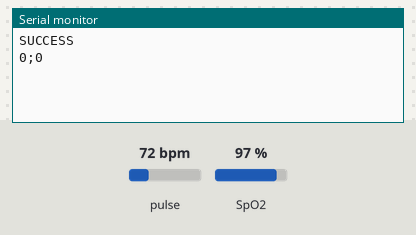
A sketch run on a simulated Arduino Uno, built with avr-gcc and run on an emulated ATmega328P. On the bench: the last lines printed to the serial monitor. The test bench sets the inputs (shaded band); at power-on: pulse 72 bpm, SpO2 97 %.

Above: at 1.2 s.
1.3 s: pulse set to 42 bpm
At 2.5 s:
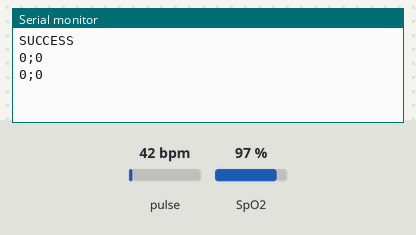
2.8 s: SpO2 set to 80 %
At 3.7 s:
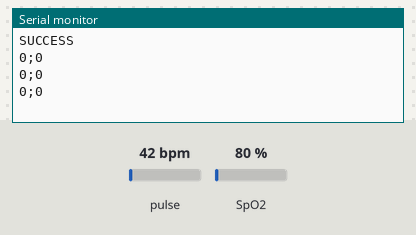
4.3 s: pulse set to 70 bpm
At 5.9 s:
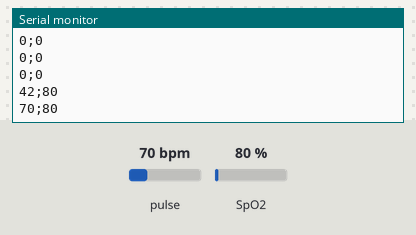
Timing chart, 0 to 7.4 s (numbered marks = the images above; inputs shaded):
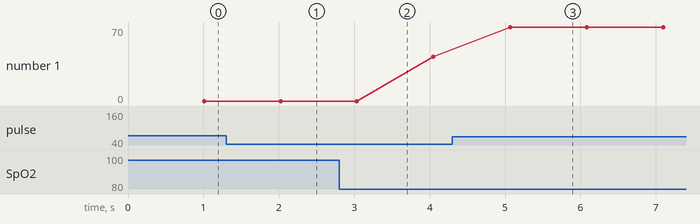

Measured:
- after the input at 4.3 s, the serial monitor: prints a new line after 0.77 s (image 3)
- plotted number 1: 42 → 70 after the input at 4.3 s

The sketch:

uno.ino
```cpp
#include <SoftwareSerial.h> //Khai báo thư viện giao tiếp UART mềm(ảo) thông qua các chân GPIO
#include <Wire.h> //Khai báo thư viện giao tiếp I2C
#include <MAX30100_PulseOximeter.h> //Khai báo thư viện cảm biến nhịp tim MAX30100
SoftwareSerial mySerial(10, 11); //Khởi tạo Giao tiếp UART thông qua chân 10 làm RX và chân 11 làm TX
//Chân RX của Uno kết nối với chân TX của ESP, và ngược lại
PulseOximeter pox; //Khai báo đối tượng(Object) pox từ class PulseOximeter. thực hiện nhiệm vụ đọc dữ liệu cảm biến
unsigned long timeS = 0; //Khai báo biến timeS
void setup() { //Hàm setup chỉ chạy duy nhất 1 lần(đầu tiên) khi khởi động thiết bị
  Serial.begin(9600); //Khởi tạo giao tiếp Serial với máy tính thông qua USB
  mySerial.begin(4800); //Khởi tạo giao tiếp UART ảo với esp thông qua các chân RX, TX đã khai báo ở trên
  // Khởi tạo cảm biến
  if (!pox.begin()) { //Khởi tạo thất bại thì in FAILED và tiếp tục cố gắng khởi tạo lại cảm biến
    Serial.println("FAILED");
    for (;;);
  } else { //Khởi tạo thành công
    Serial.println("SUCCESS");
  }
  pox.setIRLedCurrent(MAX30100_LED_CURR_27_1MA); //cấu hình dòng điện phát sáng của đèn LED hồng ngoại (IR LED) trong cảm biến MAX30100.
  timeS = millis(); //Đặt biến timeS làm thời gian hiện tại
}

void loop() { //Vòng lặp tương tự hàm main
    pox.update(); //Cập nhật giá trị cảm biến
    int heartRate = 0; //Khai báo biến heartRate
    int spo2 = 0; //Khai báo biến spo2
    if(millis() - timeS > 1000){ //Thời gian vòng lặp cách nhau 1 giây tương tự delay(1000)
      heartRate = pox.getHeartRate(); //Lấy dữ liệu nhịp tim đọc được từ cảm biến và lưu vào biến heartRate
      spo2 = pox.getSpO2(); //Tương tự nhịp tim
      // Tạo chuỗi dữ liệu với ký tự phân tách để gửi cho esp8266
      String dataString = String(heartRate) + ";" + String(spo2);

      mySerial.println(dataString);  // Gửi chuỗi dữ liệu qua esp8266 thông qua UART
      Serial.println(dataString); //In ra màn hình serial monitor thông qua usb
      timeS = millis(); //Đặt lại thời gian thực cho biến timeS
  }
}
```
